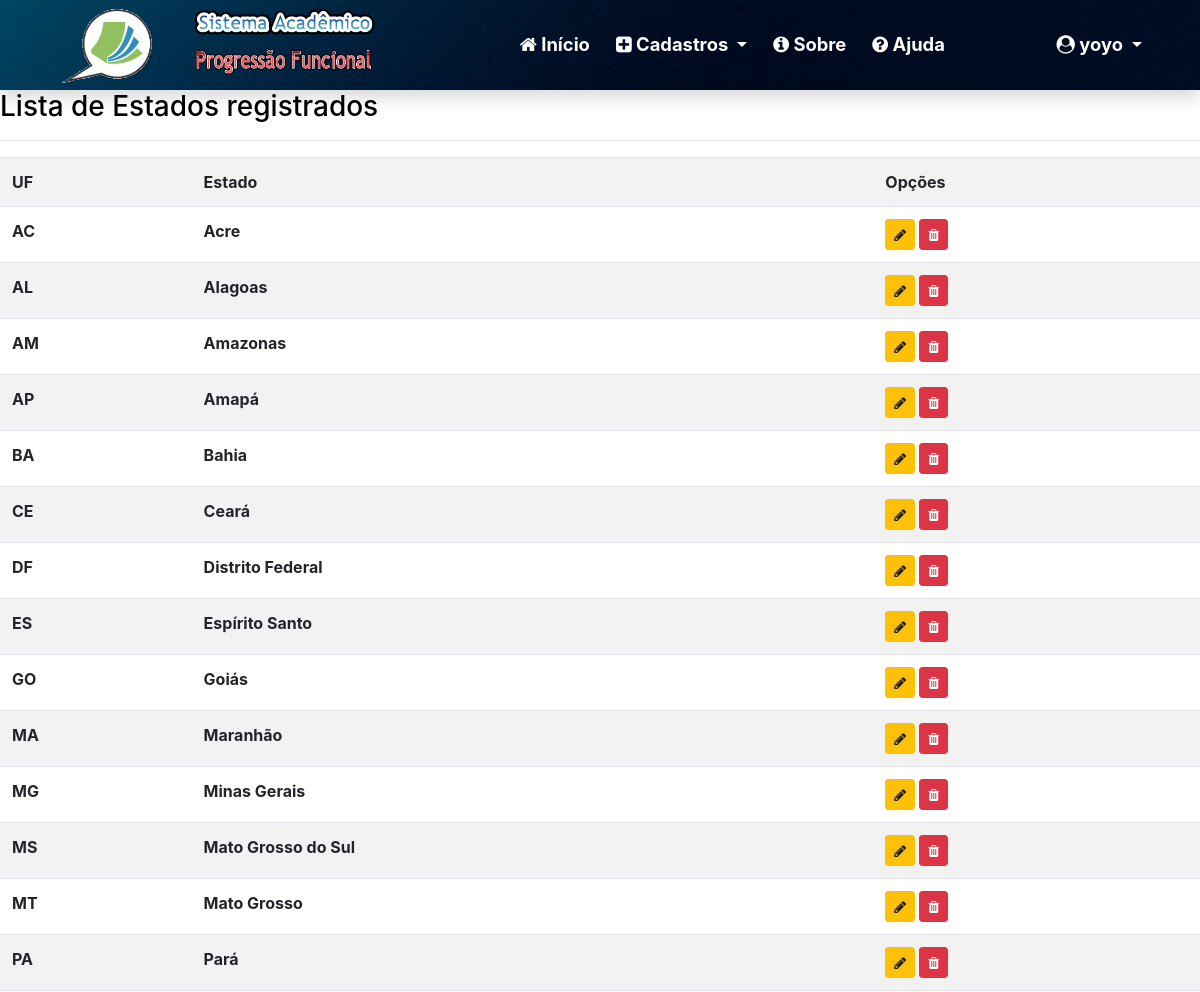
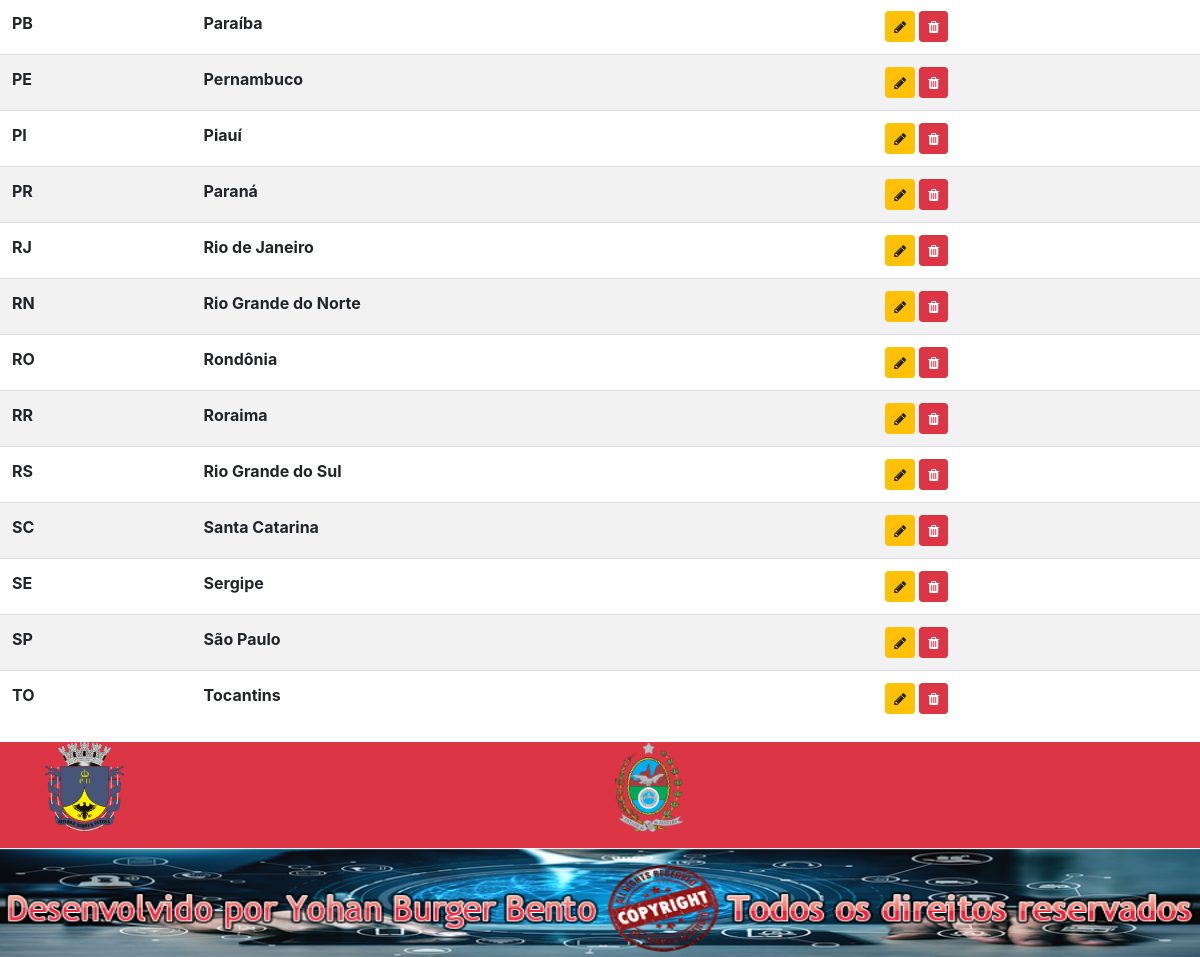
Page /listar/estados/ (signed in) on the committed database (2 pictures, top to bottom).
### cadastros/models.py (models this page shows, shortened)
class Estado(models.Model):
    nome = models.CharField(max_length=50)
    uf = models.CharField(max_length=2, verbose_name='UF')

### cadastros/views.py (the view)
# urls.py: path('listar/estados/', EstadoList.as_view(), name="listar-estado"),
class EstadoList(LoginRequiredMixin, ListView):
    login_url = reverse_lazy('login')
    model = Estado
    template_name = 'cadastros/listas/estados.html'

### cadastros/templates/cadastros/listas/estados.html
{% extends 'paginas/modelo-ifpr.html' %}
{% load static %}
{% block conteudo %}
<h3>
    Lista de Estados registrados
</h3>
<hr>
<div class="table-responsive">
    <table class="table table-striped">
        <tr>
            <th>UF</th>
            <th>Estado</th>
            <th>Opções</th>
        </tr>
        {% for object in object_list %}
        <tr>
            <td>{{ object.uf }}</td>
            <td>{{ object.nome }}</td>
            <td>
                <a href="" class="btn btn-warning btn-sm" title="Editar">
                    <i class="fa fa-pencil" aria-hidden="true"></i>
                </a>
                <a href="" class="btn btn-danger btn-sm" title="Excluir">
                    <i class="fa fa-trash" aria-hidden="true"></i>
                </a>
            </td>
        </tr>
        {% empty %}
        <tr>
            <td colspan="3">Nenhum campus registrado.</td>
        </tr>
        {% endfor %}
    </table>
</div>
{% endblock %}

### paginas/templates/paginas/modelo-ifpr.html (shortened to what this page needs)
{% load static %}
<!doctype html>
<html lang="pt-br" class="h-100">
<head>
    <link href="{% static 'css/bootstrap.min.css' %}" rel="stylesheet">
    <link href="{% static 'css/font-awesome.min.css' %}" rel="stylesheet">
    <link href="{% static 'css/ifpr.css' %}" rel="stylesheet">
    <link rel="stylesheet" type="text/css" href="https://cdn.datatables.net/v/bs4/dt-1.10.22/datatables.min.css" />
</head>
<body class="d-flex flex-column h-100">
    <main role="main" class="flex-shrink-0">
        {% block menu %}
<nav class="navbar navbar-expand-lg navbar-dark font-115 shadow"
    style="background-image: url('{% static 'img/bgteste.png' %}'); background-size: cover; background-position: center;">
            <div class="container">
                <a class="navbar-brand" href="#">
                    <img src="{% static 'img/sistemaacademico.png' %}" height="80" alt="40">
                </a>
                <div class="collapse navbar-collapse" id="navbarNavDropdown">
                    <ul class="navbar-nav mr-auto">
                        <li class="nav-item">
                            <a class="nav-link" href="{% url 'index' %}">
                                <i class="fa fa-home" aria-hidden="true"></i>
                                Início
                            </a>
                        </li>
                        {% if request.user.is_authenticated %}
                        <li class="nav-item dropdown">
                            <a class="nav-link dropdown-toggle text-white" href="#" id="navbarDropdownMenuLink"
                                role="button" data-toggle="dropdown" aria-haspopup="true" aria-expanded="false">
                                <i class="fa fa-plus-square" aria-hidden="true"></i>
                                Cadastros
                            </a>
                        </li>
                        {% endif %}
                        <li class="nav-item ">
                            <a class="nav-link" href="{% url 'sobre' %}">
                                <i class="fa fa-info-circle" aria-hidden="true"></i>
                                Sobre
                            </a>
                        </li>
                        <li class="nav-item ">
                            <a class="nav-link" href="#">
                                <i class="fa fa-question-circle" aria-hidden="true"></i>
                                Ajuda
                            </a>
                        </li>
                    </ul>
                    <ul class="navbar-nav">
                        {% if request.user.is_authenticated %}
                        <li class="nav-item dropdown">
                            <a class="nav-link dropdown-toggle text-white" href="#" id="navbarDropdownMenuLink"
                                role="button" data-toggle="dropdown" aria-haspopup="true" aria-expanded="false">
                                <i class="fa fa-user-circle" aria-hidden="true"></i>
                                <span id="username">{{ request.user }}</span>
                            </a>
                        </li>
                        {% endif %}
                    </ul>
                </div>
            </div>
        </nav>
        {% endblock %}
    {% block conteudo %}{% endblock %}
    </main>
    <footer class="mt-auto">
        {% block rodape-links %}
        <div class="container-fluid bg-danger text-warning">
            <div class="container" heigth="100%">
                <div class="row">
                    <div class="col-sm">
                        <ul class="list-unstyled">
                            <img src="{% static 'img/emblemapetropolis.png' %}" height="90" alt="">
                        </ul>
                    </div>
                    <div class="col-sm">
                        <img src="{% static 'img/emblemarj.png' %}" height="90" alt="">
                    </div>
                </div>
            </div>
        </div>
        {% endblock %}
        {% block rodape %}
                    <img src="{% static 'img/desenvolvido por Yohan.fw.png' %}" height="109" width="100%" class="float-left" alt="">
            {% endblock %}
    </footer>
</body>
</html>

### static/css/ifpr.css (style rules this page uses)
.font-115 { font-size: 115%; }
.navbar { padding: 0 !important; }
.navbar .navbar-brand { padding-left: 10px; }
.navbar a.nav-link { color: white !important; }
.navbar .nav-item { padding: 3px 5px; }
table td { max-width: 300px; }

### rows in the picture
Estado: uf "AC", nome "Acre"
Estado: uf "AL", nome "Alagoas"
Estado: uf "AM", nome "Amazonas"
Estado: uf "AP", nome "Amapá"
Estado: uf "BA", nome "Bahia"
Estado: uf "CE", nome "Ceará"
Estado: uf "DF", nome "Distrito Federal"
Estado: uf "ES", nome "Espírito Santo"
Estado: uf "GO", nome "Goiás"
Estado: uf "MA", nome "Maranhão"
Estado: uf "MG", nome "Minas Gerais"
Estado: uf "MS", nome "Mato Grosso do Sul"
Estado: uf "MT", nome "Mato Grosso"
Estado: uf "PA", nome "Pará"
Estado: uf "PB", nome "Paraíba"
Estado: uf "PE", nome "Pernambuco"
Estado: uf "PI", nome "Piauí"
Estado: uf "PR", nome "Paraná"
Estado: uf "RJ", nome "Rio de Janeiro"
Estado: uf "RN", nome "Rio Grande do Norte"
Estado: uf "RO", nome "Rondônia"
Estado: uf "RR", nome "Roraima"
Estado: uf "RS", nome "Rio Grande do Sul"
Estado: uf "SC", nome "Santa Catarina"
Estado: uf "SE", nome "Sergipe"
Estado: uf "SP", nome "São Paulo"
Estado: uf "TO", nome "Tocantins"

### other values in the picture
{{ request.user }} "yoyo"
